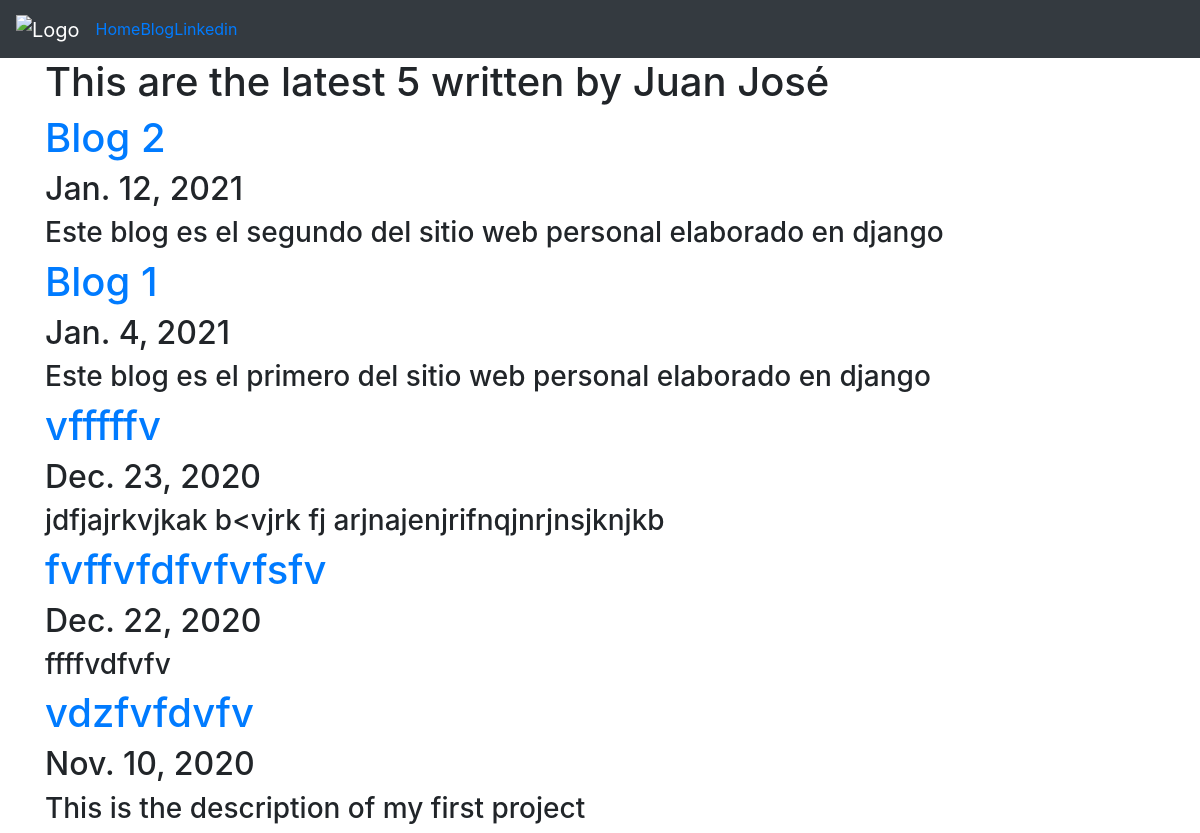
/blog/, run on an earlier commit of the app's database.
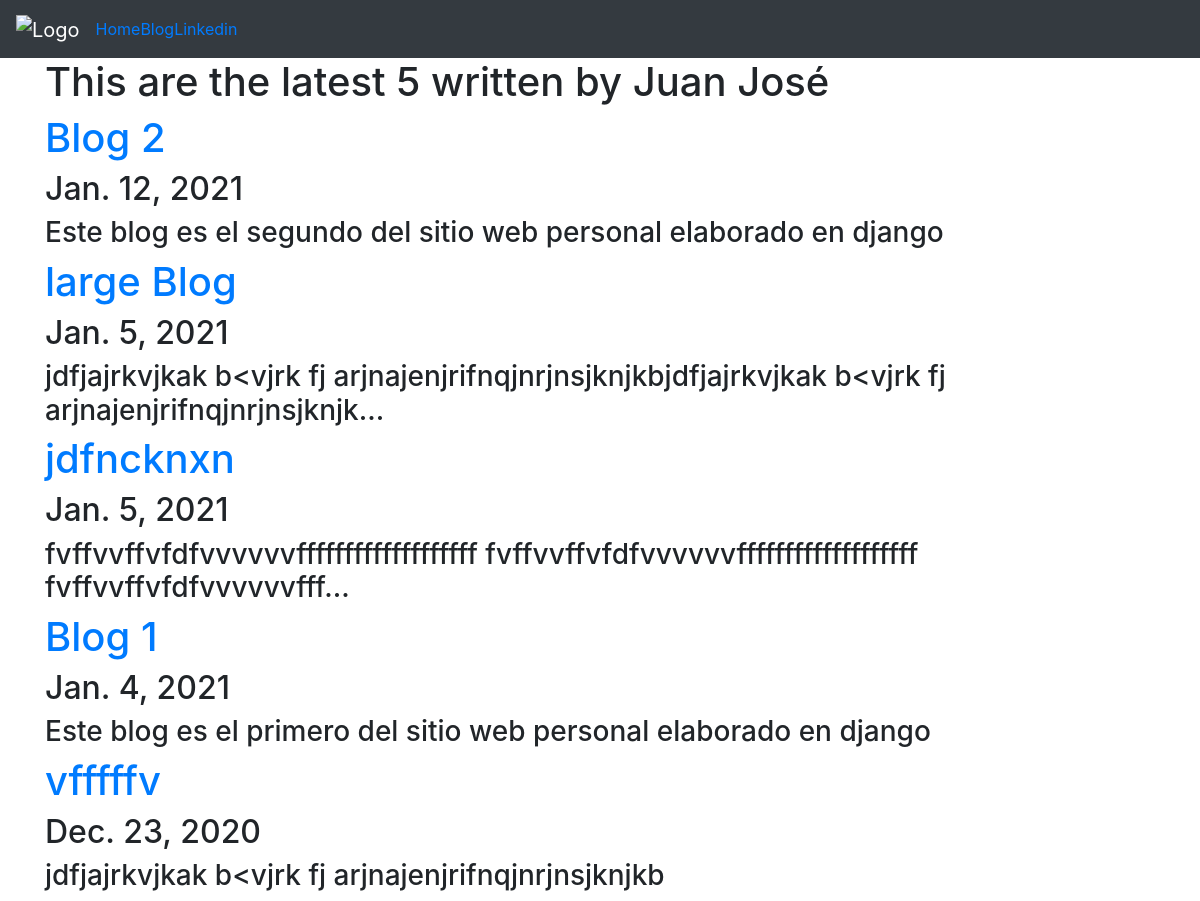
And on a later commit of the database.
### blog/models.py (models this page shows, shortened)
class Blog(models.Model):
    title = models.CharField(max_length = 50)
    date = models.DateField()
    description = models.TextField(max_length = 500)

### blog/views.py (the view)
# urls.py: path('', views.all_blogs, name = "all_blogs"),
def all_blogs(request):
    fetch = Blog.objects.order_by("-date")[:5]
    return render(request,"blog/all_blogs.html", {"blogs":fetch})

### blog/templates/blog/all_blogs.html (shortened to what this page needs)
{% extends 'portfolio/base.html' %}
{% block content %}
<div class="row">
    <div class="col">
        <h1>This are the latest {{ blogs.count }} written by Juan José</h1>
        {% for b in blogs %}
        <a href="{% url 'blog:detail' b.id %}"><h1>{{ b.title }}</h1></a>
            <h2>{{ b.date }}</h2>
            <h3>{{ b.description|truncatechars:100 }}</h3>
        {% endfor%}
    </div>
</div>
{% endblock %}

What changed in the data, as far as the page shows it:
no longer on this page (row unchanged): Blog: title "fvffvfdfvfvfsfv", date "Dec. 22, 2020", description "ffffvdfvfv"
no longer on this page (row unchanged): Blog: title "vdzfvfdvfv", date "Nov. 10, 2020", description "This is the description of my first project"
added Blog: title "large Blog", date "Jan. 5, 2021", description "jdfjajrkvjkak b<vjrk fj arjnajenjrifnqjnrjnsjknjkbjdfjajrkvjkak b<vjrk fj arjnajenjrifnqjnrjnsjknjk…"
added Blog: title "jdfncknxn", date "Jan. 5, 2021", description "fvffvvffvfdfvvvvvvfffffffffffffffffff fvffvvffvfdfvvvvvvfffffffffffffffffff fvffvvffvfdfvvvvvvfff…"
